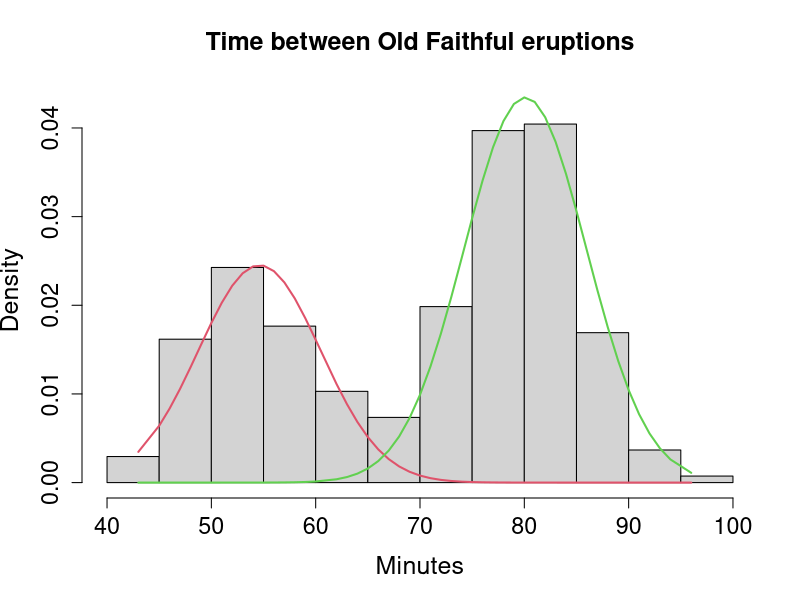
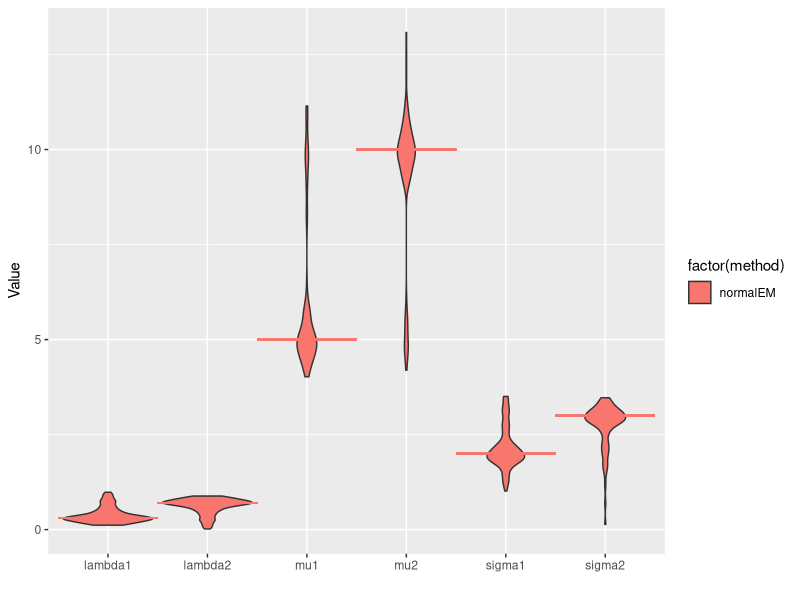

The R script that drew these images, in order:
## ---- chunk 1
library(mixtools)
library(ggplot2)
library(reshape2)
library(cowplot)
library(matrixStats)
## ---- chunk 2
# monte carlo EM for gaussian mixtures.
# adapted from normalmixEM2comp from mixtools package
normalmix_mcem <- function (x, lambda = NULL, mu = NULL, sigsqrd = NULL,
                            eps = 1e-08, maxit = 1000,
                            verb = FALSE, mc_samp = 100) {
    x <- as.vector(x)
    s <- NULL
    if (!is.null(sigsqrd)) {
        s <- sqrt(sigsqrd)
    }
    tmp <- normalmix.init(x = x, lambda = lambda, mu = mu, s = s,
                          k = 2, arbmean = TRUE, arbvar = TRUE)
    lambda <- tmp$lambda[1]
    mu <- tmp$mu
    sigma <- tmp$s
    sigsqrd <- sigma^2
    arbvar <- (length(sigsqrd) == 2)
    mu1 <- mu[1]
    mu2 <- mu[2]
    sigsqrd1 <- sigsqrd[1]
    sigsqrd2 <- sigsqrd[arbvar + 1]
    mx <- mean(x)
    n <- length(x)
    const <- n * 0.918938533204673
    dl <- 1 + eps
    iter <- 0
    ll <- rep(0, maxit + 1)
    a1 <- (x - mu1)^2
    b1 <- (lambda/sqrt(sigsqrd1)) * exp(-a1/2/sigsqrd1)
    a2 <- (x - mu2)^2
    b2 <- ((1 - lambda)/sqrt(sigsqrd2)) * exp(-a2/2/sigsqrd2)
    l <- sum(log(b1 + b2))
    while (dl > eps && iter < maxit) {
        iter <- iter + 1
        ll[iter] <- l
        postprobs1 <- b1/(b1 + b2)
        lambda1 <- mean(postprobs1)
        postprob_sim <- matrix(rbinom(mc_samp * n, size = 1,
                                      prob = rep(postprobs1, mc_samp)),
                               nrow = mc_samp, ncol = n,
                               byrow = TRUE)
        postprobs <- colMeans(postprob_sim)
        lambda <- mean(postprobs)
        mu1 <- mean(postprobs * x)/lambda
        mu2 <- (mx - lambda * mu1)/(1 - lambda)
        if (arbvar) {
            sigsqrd1 <- mean(postprobs * a1)/lambda
            sigsqrd2 <- mean((1 - postprobs) * a2)/(1 - lambda)
        }
        else {
            sigsqrd1 <- sigsqrd2 <- mean(postprobs * a1 + (1 -  postprobs) * a2)
        }
        a1 <- (x - mu1)^2
        b1 <- (lambda/sqrt(sigsqrd1)) * exp(-a1/2/sigsqrd1)
        a2 <- (x - mu2)^2
        b2 <- ((1 - lambda)/sqrt(sigsqrd2)) * exp(-a2/2/sigsqrd2)
        oldl <- l
        l <- sum(log(b1 + b2))
        dl <- l - oldl
        if (verb) {
            cat("iteration =", iter, " log-lik diff =", dl, " log-lik =",
                l - const, "\n")
        }
    }
    cat("number of iterations=", iter, "\n")
    iter <- iter + 1
    ll[iter] <- l
    postprobs <- cbind(postprobs, 1 - postprobs)
    colnames(postprobs) <- c(paste("comp", ".", 1:2, sep = ""))
    out <- list(x = x, lambda = c(lambda, 1 - lambda),
                mu = c(mu1,  mu2),
                sigma = sqrt(c(sigsqrd1, sigsqrd2)[1:(1 + arbvar)]),
                loglik = l - const, posterior = postprobs, all.loglik = ll[1:iter] -
                    const, restarts = 0, ft = "normalmixEM")
    class(out) <- "mixEM"
    out
}
## ---- chunk 3
attach(faithful)
wait1 <- normalmixEM(waiting, lambda = .5, mu = c(55, 80), sigma = c(5,5))
plot(wait1, density = TRUE, cex.axis = 1.4, cex.lab = 1.5, cex.main = 1.5,
     main2 = "Time between Old Faithful eruptions", xlab2 = "Minutes", whichplots = 2)

# simulations
set.seed(11)
numSims = 100
numObs = 1000
x = NULL
x = rnormmix(n=numObs*numSims,lambda = c(0.3,0.7),mu=c(5,10),sigma=c(2,3)) # generate the data
matrix_results_normalEM = matrix(0,nrow = numSims,ncol = 7)
for (i in 1:numSims){
    # 1- 1000, 1001-2000, 2001-3000,...
  normalEM = normalmixEM(x[(numObs*(i-1)+1):(numObs*(i))],maxit = 10000)
  matrix_results_normalEM[i,1:2] = normalEM$lambda
  matrix_results_normalEM[i,3:4] = normalEM$mu
  matrix_results_normalEM[i,5:6] = normalEM$sigma
  matrix_results_normalEM[i,7] = length(normalEM$all.loglik)
}

dataframe_results_normalEM = as.data.frame(matrix_results_normalEM)
colnames(dataframe_results_normalEM) = c("lambda1","lambda2","mu1","mu2",
                                         "sigma1","sigma2","numIters")
dataframe_results_normalEM$simulations = seq(1,numSims)
melted_df = melt(dataframe_results_normalEM[,-7],id.vars = "simulations")
melted_df$method = rep("normalEM",length(melted_df$simulations))
p <- ggplot(melted_df) + geom_violin(aes(factor(variable), value,fill=factor(method))) +
    ylab("Value") + xlab("") +
    geom_segment(aes(x = 0.5, y = 0.3, xend = 1.5, yend = 0.3,col="red")) +
    geom_segment(aes(x = 1.5, y = 0.7, xend = 2.5, yend = 0.7,col="red"))+
    geom_segment(aes(x = 2.5, y = 5, xend = 3.5, yend = 5,col="red"))+
    geom_segment(aes(x = 3.5, y = 10, xend = 4.5, yend = 10,col="red"))+
    geom_segment(aes(x = 4.5, y = 2, xend = 5.5, yend = 2,col="red"))+
    geom_segment(aes(x = 5.5, y = 3, xend = 6.5, yend = 3,col="red")) +
    guides(col=FALSE)
p
